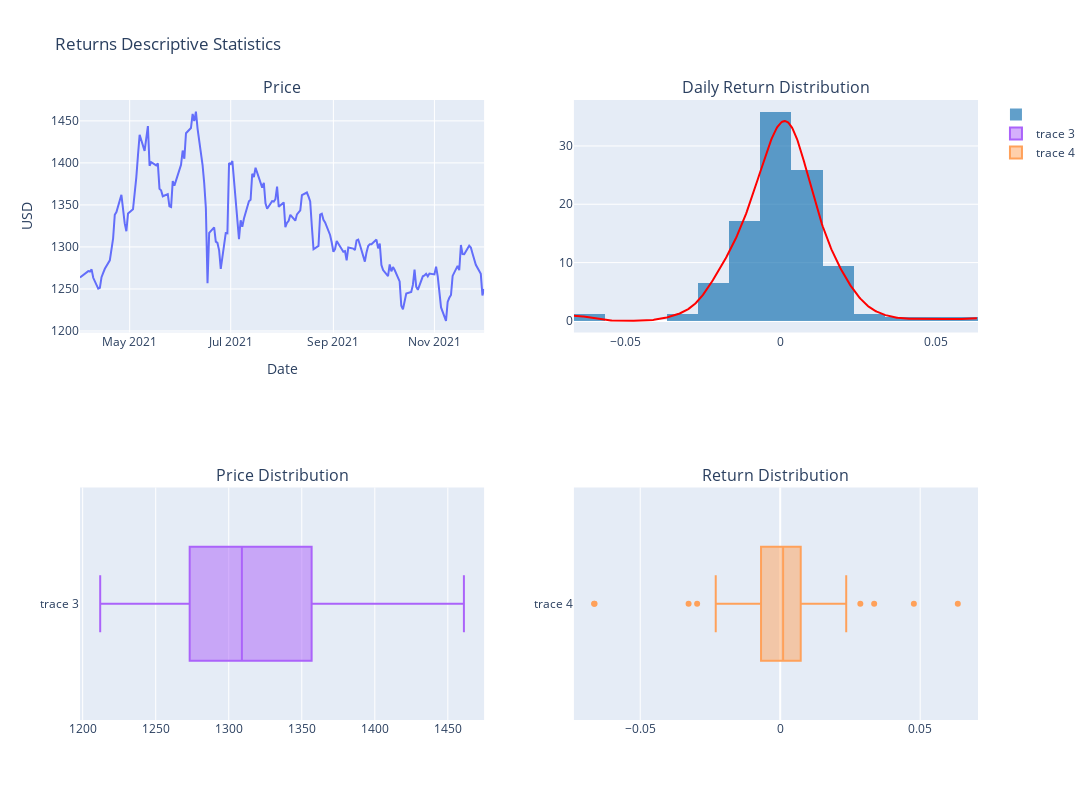

Source (notebook cell):
### Code cell
df_sorted = df_soy_6m_clean.sort_values('date')
fig = make_subplots(rows=2, cols=2, subplot_titles=["Price", "Daily Return Distribution", 'Price Distribution', 'Return Distribution'])

dist = ff.create_distplot([df_soy_6m_clean['pct_t-1'].values.tolist()], [''], bin_size=.01).data[1]
hist = ff.create_distplot([df_soy_6m_clean['pct_t-1'].values.tolist()], [''], bin_size=.01).data[0]
price = px.line(x=df_soy_6m_clean.value, y=df_soy_6m_clean.index)
price = px.line(y=df_sorted.value, x=df_sorted.date, title='Bean Price', labels=dict(x='Date', y='USD')).data[0]
# dist.update_layout(width=700, height=700)

fig.add_trace(go.Scatter(dist, line=dict(color='red')), row=1, col=2)
fig.add_trace(hist, row=1, col=2)
fig.add_trace(go.Scatter(price), row=1,col=1)
fig.add_trace(go.Box(x=df_sorted.value), row=2,col=1)
fig.add_trace(go.Box(x=df_sorted['pct_t-1']), row=2,col=2)

fig['layout'].update(height=800, width=1500, title='Returns Descriptive Statistics')

fig.update_xaxes(title_text="Date", row=1, col=1)
fig.update_yaxes(title_text="USD", row=1, col=1)

fig.update_xaxes(tickmode='array', row=1, col=2)

# fig.update_xaxes(ticktext =[f'{i:.4f} %' for i in range(-7,7 , 1)], tickvals =[i/100 for i in range(-7,7 , 1)], row=1, col=2)

# fig.add_trace(dist, row=1, col=1)
fig.show()

### Figure 1 — Plotly figure (JSON) as saved in the notebook; plotly's stock layout.template omitted (floating-point values rounded to 4 significant figures; data arrays with more than 128 entries replaced by an {"elided": "..."} marker saying what was removed)
{"data": [{"legendgroup": "", "line": {"color": "red"}, "marker": {"color": "rgb(31, 119, 180)"}, "mode": "lines", "name": "", "showlegend": false, "type": "scatter", "x": {"elided": "500 float values"}, "xaxis": "x2", "y": {"elided": "500 float values"}, "yaxis": "y2"}, {"autobinx": false, "histnorm": "probability density", "legendgroup": "", "marker": {"color": "rgb(31, 119, 180)"}, "name": "", "opacity": 0.7, "type": "histogram", "x": {"elided": "170 float values"}, "xaxis": "x2", "xbins": {"end": 0.06344, "size": 0.01, "start": -0.06648}, "yaxis": "y2"}, {"hovertemplate": "Date=%{x}<br>USD=%{y}<extra></extra>", "legendgroup": "", "line": {"color": "#636efa", "dash": "solid"}, "marker": {"symbol": "circle"}, "mode": "lines", "name": "", "orientation": "v", "showlegend": false, "type": "scatter", "x": {"elided": "170 str values"}, "xaxis": "x", "y": {"elided": "170 float values"}, "yaxis": "y"}, {"type": "box", "x": {"elided": "170 float values"}, "xaxis": "x3", "yaxis": "y3"}, {"type": "box", "x": {"elided": "170 float values"}, "xaxis": "x4", "yaxis": "y4"}], "layout": {"annotations": [{"font": {"size": 16}, "showarrow": false, "text": "Price", "x": 0.225, "xanchor": "center", "xref": "paper", "y": 1, "yanchor": "bottom", "yref": "paper"}, {"font": {"size": 16}, "showarrow": false, "text": "Daily Return Distribution", "x": 0.775, "xanchor": "center", "xref": "paper", "y": 1, "yanchor": "bottom", "yref": "paper"}, {"font": {"size": 16}, "showarrow": false, "text": "Price Distribution", "x": 0.225, "xanchor": "center", "xref": "paper", "y": 0.375, "yanchor": "bottom", "yref": "paper"}, {"font": {"size": 16}, "showarrow": false, "text": "Return Distribution", "x": 0.775, "xanchor": "center", "xref": "paper", "y": 0.375, "yanchor": "bottom", "yref": "paper"}], "height": 800, "title": {"text": "Returns Descriptive Statistics"}, "width": 1500, "xaxis": {"anchor": "y", "domain": [0, 0.45], "title": {"text": "Date"}}, "xaxis2": {"anchor": "y2", "domain": [0.55, 1], "tickmode": "array"}, "xaxis3": {"anchor": "y3", "domain": [0, 0.45]}, "xaxis4": {"anchor": "y4", "domain": [0.55, 1]}, "yaxis": {"anchor": "x", "domain": [0.625, 1], "title": {"text": "USD"}}, "yaxis2": {"anchor": "x2", "domain": [0.625, 1]}, "yaxis3": {"anchor": "x3", "domain": [0, 0.375]}, "yaxis4": {"anchor": "x4", "domain": [0, 0.375]}}}
